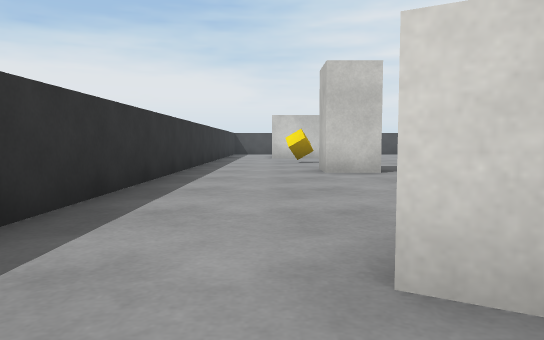
[1] (above)

17 first-person views from a walk through a 3-D level made in the Unity game engine. The camera is 0.54 m above the floor, tilts 4° down and sees 70° across. The floor is counted in squares, 1 m on a side. Each view is taken from the middle of a square. On the plan, view 1 faces up. The plan holds only what a view shows up to about 10 squares ahead; the rest is blank. The player character is not drawn. Surface patterns are stand-ins for the level's own textures.

[2]
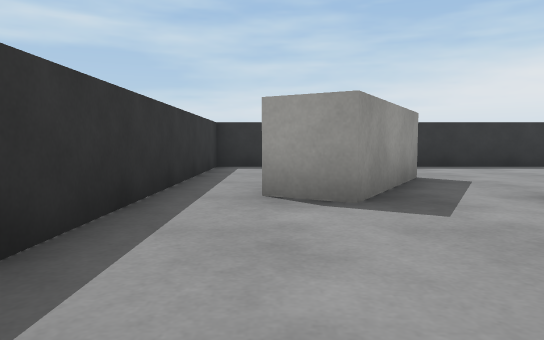

[3]
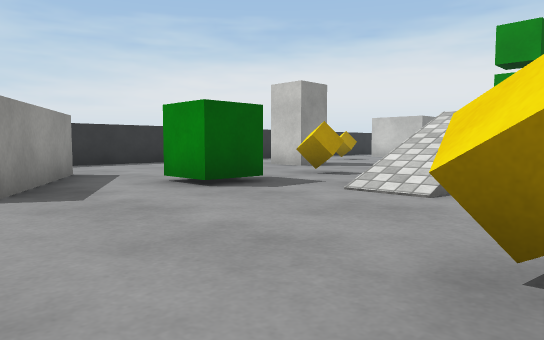

[4]
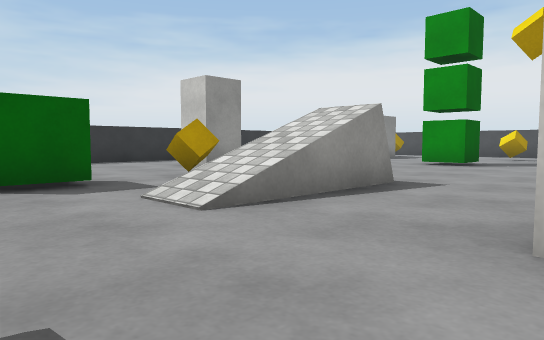

[5]
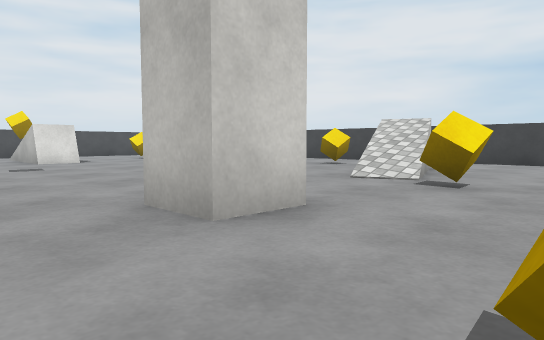

[6]
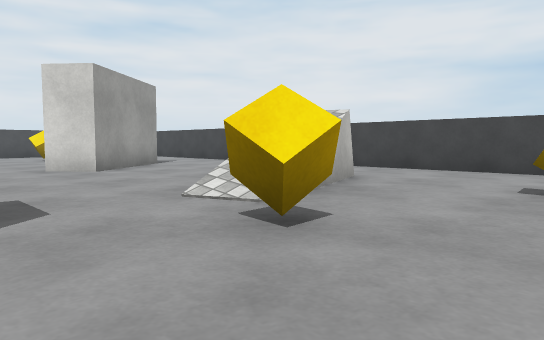

[7]
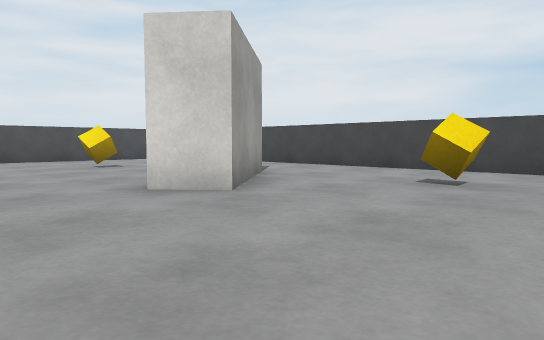

[8]
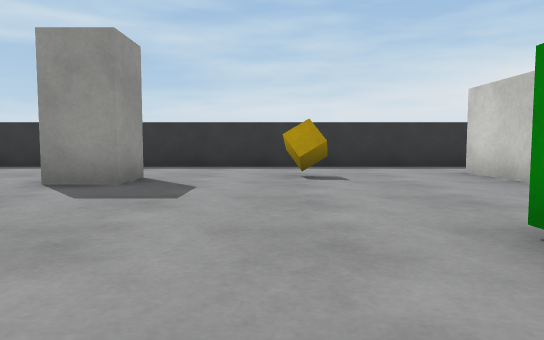

[9]
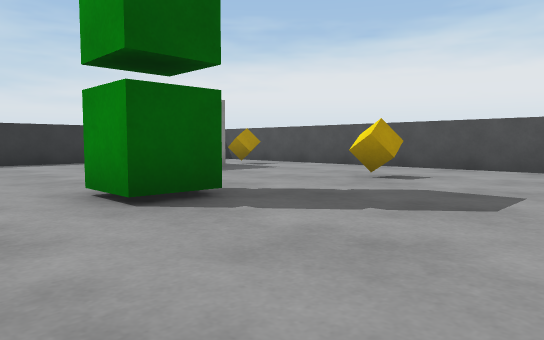

[10]
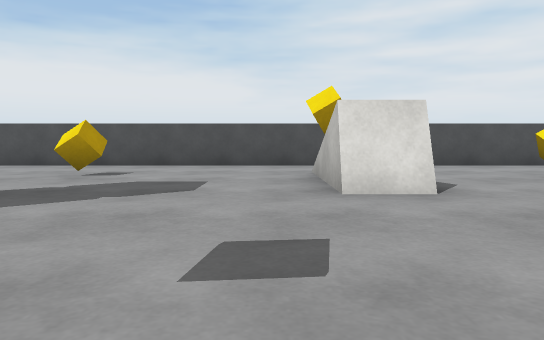

[11]
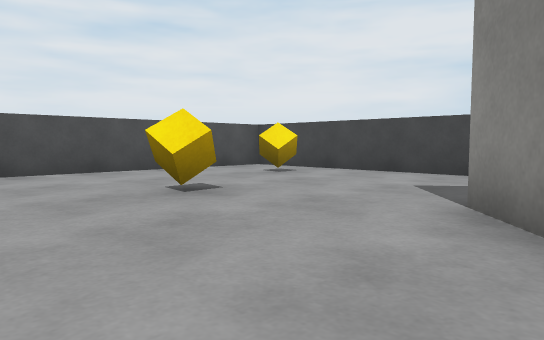

[12]
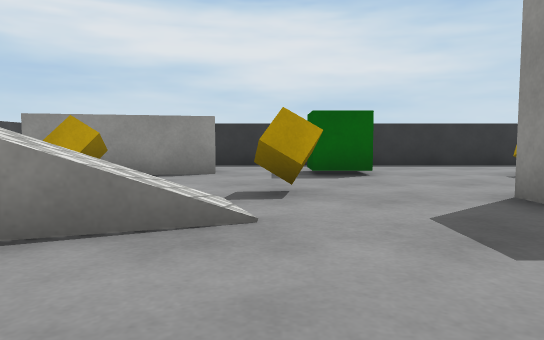

[13]
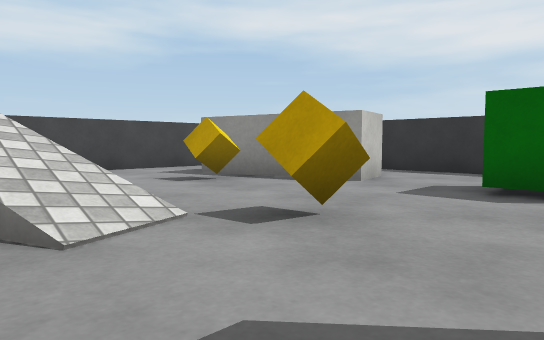

[14]
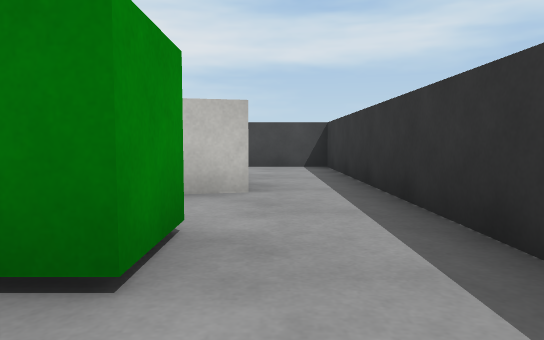

[15]
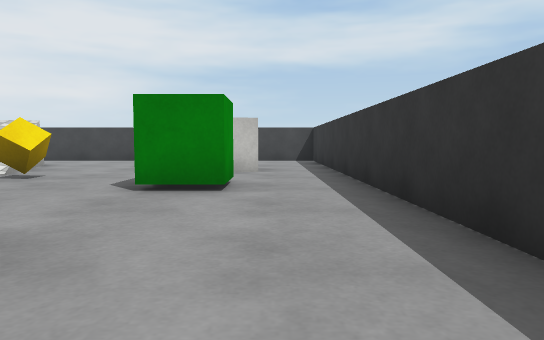

[16]
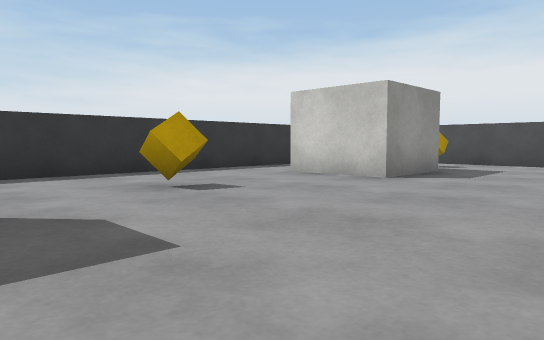

[17]
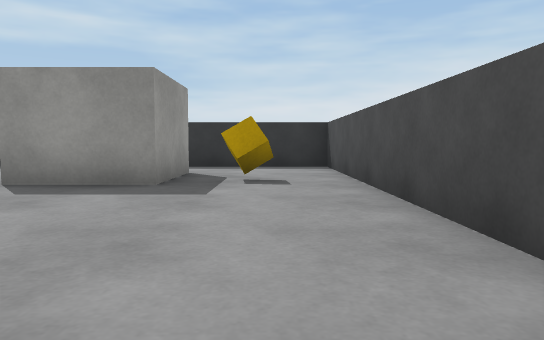

### Floor plan
Points are (right, up) in squares from view 1. A wall is a line through its corners. A room is listed if a view was taken in it or the views show most of it. See-through windows are left out.
Room 1 (view 1)
walls: (-1.7, -0.1) (-1.7, -1.3) (3.6, -1.3)
ways out: opening at (-0.5, 1.5) to room 2; opening at (4, -1) to room 2
Room 2 (views 2, 3, 4, 5, 6, 7, 8, 9, 10, 11, 12, 13, 14, 15, 16, 17)
walls: (13.6, 11.4) (14.5, 12.2); (15.1, 11.3) (12.8, 9.4) (12.1, 10.2); (0.9, 2.3) (3.5, 0.8) (3, -0.1); (13.2, 0.2) (13, 1.2) (16, 1.9); (0.9, 1.1) (0.4, 1.5); (3.6, -1.3) (17.8, -1.3) (17.8, 18.3) (12.2, 18.3); (10.2, 18.3) (-1.7, 18.3) (-1.7, 2.4)
ways out: opening at (-0.5, 1.5) to room 1; opening at (4, -1) to room 1
objects: cube (0, 14) to (2, 15); block (1, 7) to (2, 8); cube (1, 11); cube (1, 17); green cube (3, 3) to (4, 4); cube (4, 6); green cube (5, 12) to (6, 12); block (6, 7); cube (6, 15); cube (8, 2); block (9, 4) to (9, 5); block (10, 13); cube (10, 16); green cube (11, 1); cube (12, 4); cube (13, 15); block (14, 5) to (15, 6); cube (15, 3); cube (15, 8); cube (16, 16)

Where each view was taken, in squares from view 1:
view 1: 0 up, 0 right, facing up
view 2: 0 up, 7 right, facing left
view 3: 0 up, 8 right, facing up-left
view 4: 2 up, 9 right, facing up-left
view 5: 2 up, 7 right, facing up-right
view 6: 2 up, 10 right, facing up-right
view 7: 6 up, 10 right, facing up-right
view 8: 10 up, 7 right, facing left
view 9: 10 up, 9 right, facing up-left
view 10: 9 up, 9 right, facing up
view 11: 11 up, 11 right, facing up-right
view 12: 8 up, 12 right, facing down
view 13: 6 up, 10 right, facing down-right
view 14: 0 up, 9 right, facing right
view 15: 0 up, 6 right, facing right
view 16: 8 up, 5 right, facing up-left
view 17: 17 up, 7 right, facing left
